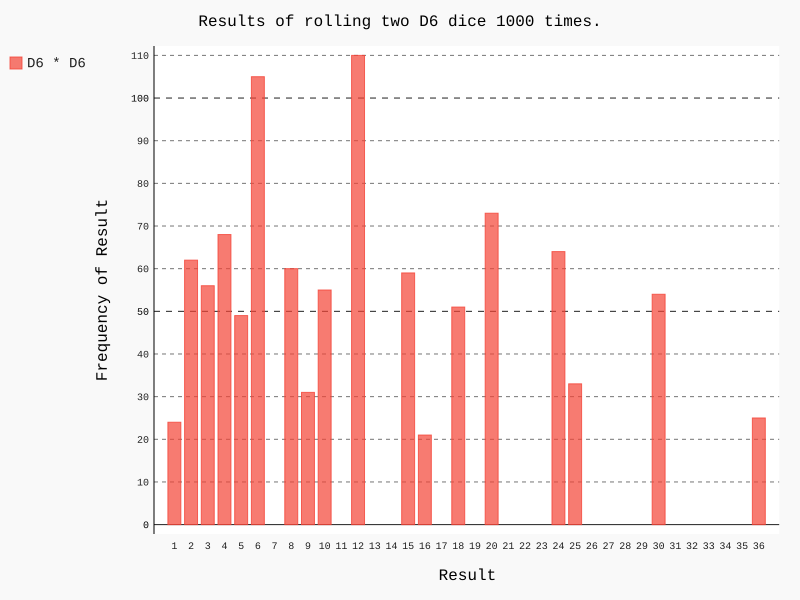

Recreate this plot in Python.
import pygal

from die import Die

# Create two D6 dice.
die_1 = Die()
die_2 = Die()

# Make some rolls, and store results in a list.
results = []
for roll_num in range(1000):
	result = die_1.roll() * die_2.roll()
	results.append(result)
	
# Analyze the results.
frequencies = []
max_result = die_1.num_sides * die_2.num_sides

for value in range(1, max_result+1):
	frequency = results.count(value)
	frequencies.append(frequency)
	
# Visualize the results.
hist = pygal.Bar()

hist.title = "Results of rolling two D6 dice 1000 times."
hist.x_labels = [x for x in range(1, max_result+1)]
hist.x_title = "Result"
hist.y_title = "Frequency of Result"

hist.add('D6 * D6', frequencies)
hist.render_to_file('dice_visual.svg')
